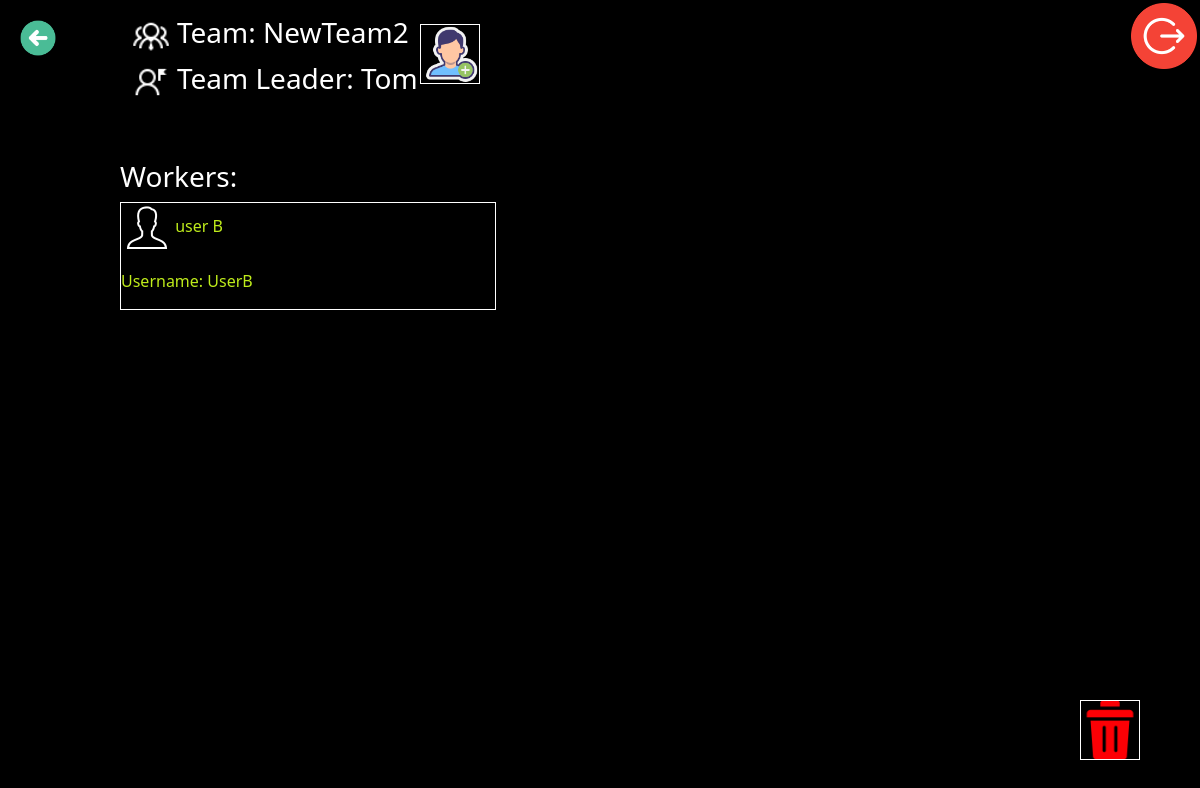
Screenshot of /tasks/list-workers/19 (signed in) with the database file from the repository.
### listWorkers/models.py (models this page shows, shortened)
class TeamsList(Model):
    id_admin = IntegerField("id_admin", max_length=1000, null=False)
    name_team = CharField("name_team", max_length=1000, null=False)
    class Meta:
        verbose_name = "Teams"
        verbose_name_plural = "Teams"

class Workers(Model):
    id_team = IntegerField("id_team", max_length=1000, null=True)
    id_admin = IntegerField("id_admin", max_length=1000, null=True)
    id_worker = IntegerField("id_worker", max_length=1000, null=False)
    username = CharField("username", max_length=1000, null=False)
    first_name = CharField("first_name", max_length=1000, null=False)
    last_name = CharField("last_name", max_length=1000, null=False)
    class Meta:
        verbose_name = "Workers"
        verbose_name_plural = "Workers"

### listWorkers/views/views_team.py (the view)
# urls.py: path("list-workers/<int:id_team>", list_workers, name="list_workers"),
@login_required
def list_workers(request, id_team):
    nameteam = TeamsList.objects.filter(id=id_team)
    info_admin = None
    for i in nameteam:
        info_admin = i.id_admin
    name_admin = User.objects.filter(id=info_admin)
    db = Workers.objects.filter(id_team=id_team)
    data = {
        "db": db,
        "id_team": id_team,
        "nameteam": nameteam,
        "name_admin": name_admin,
    }
    return render(request, "listWorkers/list_workers.html", context=data)

### listWorkers/templates/listWorkers/list_workers.html (shortened to what this page needs)
{% extends 'listWorkers/base.html' %}
{% load static %}
{% block css_aditional %}
<link rel="stylesheet" href="{% static 'listWorkers/css/list_workers.css'%}">
{% endblock %}
{% block content %}
<a href="{% url 'logout' %}"><img align="right" src="/static/listWorkers/img/logout.png" id="logout">  </a>
<a href="{% url 'profile_user' %}"> <img id="back" src="/static/listWorkers/img/back2.png"> </a>
<a href="{% url 'add_an_employee' id_team %}"><img id="add_employee" src="/static/listWorkers/img/add_worker.png"></a>
    <div id="info_team">
    {% for item in nameteam %}
        <h3 id="name_team"> <img id="teams2" src="/static/listWorkers/img/teams2.png"> Team:  {{item.name_team}} </h3>
    {% endfor %}
    {% for item in name_admin %}
         <h3 id="info_admin"> <img id="leader" src="/static/listWorkers/img/leader.png"> Team Leader:  {{item.first_name}}  </h3>
    {% endfor %}
    </div>
    <div id="block">
        <h3 id="workers"> Workers: </h3>
        {% for item in db %}
            <div id="block_employe">
            <p> <img id="employee" src="/static/listWorkers/img/employee.png"> <a id="info_employee" href="{% url 'task_list_url' item.id_team item.id_worker %}">{{item.first_name}} {{item.last_name}} <br> <p id="username">Username: {{item.username}}</p></a>
            </div>
                {% endfor %}
    </div>
<a href="{% url 'delete_team' id_team %}"> <img  id="del_team" src="/static/listWorkers/img/delete3.png"> </a>
{% endblock %}

### listWorkers/static/listWorkers/css/list_workers.css (style rules this page uses)
body { background-color: black; }
img[id=logout] { width:50pt; position: absolute; top: 2pt; right: 2pt; }
img[id=back] { width: 3%; position: absolute; top: 15pt; left: 15pt; }
img[id=add_employee] { width: 5%; position: absolute; top: 3%; left: 35%; border: solid 1px white; }
div[id=info_team] { width: 300pt; position: absolute; top: 2%; left: 10%; }
h3[id=name_team] { color:white; }
img[id=teams2] { width:10%; }
h3[id=info_admin] { color:white; }
img[id=leader] { width:10%; }
div[id=block] { width: 300pt; position: absolute; top: 20%; left: 9%; }
div[id=block_employe] { border: solid 1px white; }
h3[id=workers] { color: white; }
a[id=info_employee] { color: #BFEC1B; text-decoration: none; }
p[id=username] { color: white; }
img[id=del_team] { width: 5%; position: absolute; bottom: 5%; right: 5%; border: solid 1px white; }

### rows the page displays
TeamsList: name_team "NewTeam2"
Workers: first_name "user", last_name "B", username "UserB"

### other values shown
{{ item.first_name }} "Tom"
